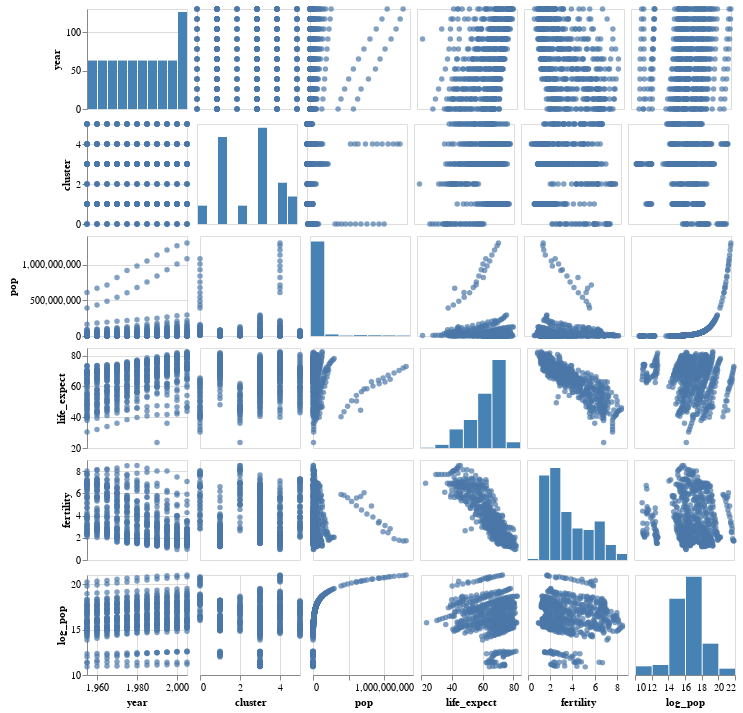

The notebook cell saved with this chart:
### Code cell
alx.pairplot(df)

### Figure 1 — Vega-Lite specification as saved in the notebook (floating-point values rounded to 4 significant figures; data arrays with more than 128 entries replaced by an {"elided": "..."} marker saying what was removed)
{"config": {"view": {"continuousWidth": 400, "continuousHeight": 300}}, "vconcat": [{"hconcat": [{"mark": {"type": "bar", "color": "steelblue"}, "encoding": {"x": {"axis": null, "bin": {"maxbins": 10}, "field": "year", "scale": {}, "type": "quantitative"}, "y": {"aggregate": "count", "axis": {"titleLimit": 100}, "title": "year", "type": "quantitative"}}, "height": 100, "width": 100}, {"mark": "circle", "encoding": {"x": {"axis": null, "field": "cluster", "scale": {"zero": false}, "type": "quantitative"}, "y": {"axis": null, "field": "year", "scale": {"zero": false}, "type": "quantitative"}}, "height": 100, "width": 100}, {"mark": "circle", "encoding": {"x": {"axis": null, "field": "pop", "scale": {"zero": false}, "type": "quantitative"}, "y": {"axis": null, "field": "year", "scale": {"zero": false}, "type": "quantitative"}}, "height": 100, "width": 100}, {"mark": "circle", "encoding": {"x": {"axis": null, "field": "life_expect", "scale": {"zero": false}, "type": "quantitative"}, "y": {"axis": null, "field": "year", "scale": {"zero": false}, "type": "quantitative"}}, "height": 100, "width": 100}, {"mark": "circle", "encoding": {"x": {"axis": null, "field": "fertility", "scale": {"zero": false}, "type": "quantitative"}, "y": {"axis": null, "field": "year", "scale": {"zero": false}, "type": "quantitative"}}, "height": 100, "width": 100}, {"mark": "circle", "encoding": {"x": {"axis": null, "field": "log_pop", "scale": {"zero": false}, "type": "quantitative"}, "y": {"axis": null, "field": "year", "scale": {"zero": false}, "type": "quantitative"}}, "height": 100, "width": 100}], "spacing": 5}, {"hconcat": [{"mark": "circle", "encoding": {"x": {"axis": null, "field": "year", "scale": {"zero": false}, "type": "quantitative"}, "y": {"axis": {"titleLimit": 100}, "field": "cluster", "scale": {"zero": false}, "type": "quantitative"}}, "height": 100, "width": 100}, {"mark": {"type": "bar", "color": "steelblue"}, "encoding": {"x": {"axis": null, "bin": {"maxbins": 10}, "field": "cluster", "scale": {}, "type": "quantitative"}, "y": {"aggregate": "count", "axis": null, "type": "quantitative"}}, "height": 100, "width": 100}, {"mark": "circle", "encoding": {"x": {"axis": null, "field": "pop", "scale": {"zero": false}, "type": "quantitative"}, "y": {"axis": null, "field": "cluster", "scale": {"zero": false}, "type": "quantitative"}}, "height": 100, "width": 100}, {"mark": "circle", "encoding": {"x": {"axis": null, "field": "life_expect", "scale": {"zero": false}, "type": "quantitative"}, "y": {"axis": null, "field": "cluster", "scale": {"zero": false}, "type": "quantitative"}}, "height": 100, "width": 100}, {"mark": "circle", "encoding": {"x": {"axis": null, "field": "fertility", "scale": {"zero": false}, "type": "quantitative"}, "y": {"axis": null, "field": "cluster", "scale": {"zero": false}, "type": "quantitative"}}, "height": 100, "width": 100}, {"mark": "circle", "encoding": {"x": {"axis": null, "field": "log_pop", "scale": {"zero": false}, "type": "quantitative"}, "y": {"axis": null, "field": "cluster", "scale": {"zero": false}, "type": "quantitative"}}, "height": 100, "width": 100}], "spacing": 5}, {"hconcat": [{"mark": "circle", "encoding": {"x": {"axis": null, "field": "year", "scale": {"zero": false}, "type": "quantitative"}, "y": {"axis": {"titleLimit": 100}, "field": "pop", "scale": {"zero": false}, "type": "quantitative"}}, "height": 100, "width": 100}, {"mark": "circle", "encoding": {"x": {"axis": null, "field": "cluster", "scale": {"zero": false}, "type": "quantitative"}, "y": {"axis": null, "field": "pop", "scale": {"zero": false}, "type": "quantitative"}}, "height": 100, "width": 100}, {"mark": {"type": "bar", "color": "steelblue"}, "encoding": {"x": {"axis": null, "bin": {"maxbins": 10}, "field": "pop", "scale": {}, "type": "quantitative"}, "y": {"aggregate": "count", "axis": null, "type": "quantitative"}}, "height": 100, "width": 100}, {"mark": "circle", "encoding": {"x": {"axis": null, "field": "life_expect", "scale": {"zero": false}, "type": "quantitative"}, "y": {"axis": null, "field": "pop", "scale": {"zero": false}, "type": "quantitative"}}, "height": 100, "width": 100}, {"mark": "circle", "encoding": {"x": {"axis": null, "field": "fertility", "scale": {"zero": false}, "type": "quantitative"}, "y": {"axis": null, "field": "pop", "scale": {"zero": false}, "type": "quantitative"}}, "height": 100, "width": 100}, {"mark": "circle", "encoding": {"x": {"axis": null, "field": "log_pop", "scale": {"zero": false}, "type": "quantitative"}, "y": {"axis": null, "field": "pop", "scale": {"zero": false}, "type": "quantitative"}}, "height": 100, "width": 100}], "spacing": 5}, {"hconcat": [{"mark": "circle", "encoding": {"x": {"axis": null, "field": "year", "scale": {"zero": false}, "type": "quantitative"}, "y": {"axis": {"titleLimit": 100}, "field": "life_expect", "scale": {"zero": false}, "type": "quantitative"}}, "height": 100, "width": 100}, {"mark": "circle", "encoding": {"x": {"axis": null, "field": "cluster", "scale": {"zero": false}, "type": "quantitative"}, "y": {"axis": null, "field": "life_expect", "scale": {"zero": false}, "type": "quantitative"}}, "height": 100, "width": 100}, {"mark": "circle", "encoding": {"x": {"axis": null, "field": "pop", "scale": {"zero": false}, "type": "quantitative"}, "y": {"axis": null, "field": "life_expect", "scale": {"zero": false}, "type": "quantitative"}}, "height": 100, "width": 100}, {"mark": {"type": "bar", "color": "steelblue"}, "encoding": {"x": {"axis": null, "bin": {"maxbins": 10}, "field": "life_expect", "scale": {}, "type": "quantitative"}, "y": {"aggregate": "count", "axis": null, "type": "quantitative"}}, "height": 100, "width": 100}, {"mark": "circle", "encoding": {"x": {"axis": null, "field": "fertility", "scale": {"zero": false}, "type": "quantitative"}, "y": {"axis": null, "field": "life_expect", "scale": {"zero": false}, "type": "quantitative"}}, "height": 100, "width": 100}, {"mark": "circle", "encoding": {"x": {"axis": null, "field": "log_pop", "scale": {"zero": false}, "type": "quantitative"}, "y": {"axis": null, "field": "life_expect", "scale": {"zero": false}, "type": "quantitative"}}, "height": 100, "width": 100}], "spacing": 5}, {"hconcat": [{"mark": "circle", "encoding": {"x": {"axis": null, "field": "year", "scale": {"zero": false}, "type": "quantitative"}, "y": {"axis": {"titleLimit": 100}, "field": "fertility", "scale": {"zero": false}, "type": "quantitative"}}, "height": 100, "width": 100}, {"mark": "circle", "encoding": {"x": {"axis": null, "field": "cluster", "scale": {"zero": false}, "type": "quantitative"}, "y": {"axis": null, "field": "fertility", "scale": {"zero": false}, "type": "quantitative"}}, "height": 100, "width": 100}, {"mark": "circle", "encoding": {"x": {"axis": null, "field": "pop", "scale": {"zero": false}, "type": "quantitative"}, "y": {"axis": null, "field": "fertility", "scale": {"zero": false}, "type": "quantitative"}}, "height": 100, "width": 100}, {"mark": "circle", "encoding": {"x": {"axis": null, "field": "life_expect", "scale": {"zero": false}, "type": "quantitative"}, "y": {"axis": null, "field": "fertility", "scale": {"zero": false}, "type": "quantitative"}}, "height": 100, "width": 100}, {"mark": {"type": "bar", "color": "steelblue"}, "encoding": {"x": {"axis": null, "bin": {"maxbins": 10}, "field": "fertility", "scale": {}, "type": "quantitative"}, "y": {"aggregate": "count", "axis": null, "type": "quantitative"}}, "height": 100, "width": 100}, {"mark": "circle", "encoding": {"x": {"axis": null, "field": "log_pop", "scale": {"zero": false}, "type": "quantitative"}, "y": {"axis": null, "field": "fertility", "scale": {"zero": false}, "type": "quantitative"}}, "height": 100, "width": 100}], "spacing": 5}, {"hconcat": [{"mark": "circle", "encoding": {"x": {"axis": {"titleLimit": 100}, "field": "year", "scale": {"zero": false}, "type": "quantitative"}, "y": {"axis": {"titleLimit": 100}, "field": "log_pop", "scale": {"zero": false}, "type": "quantitative"}}, "height": 100, "width": 100}, {"mark": "circle", "encoding": {"x": {"axis": {"titleLimit": 100}, "field": "cluster", "scale": {"zero": false}, "type": "quantitative"}, "y": {"axis": null, "field": "log_pop", "scale": {"zero": false}, "type": "quantitative"}}, "height": 100, "width": 100}, {"mark": "circle", "encoding": {"x": {"axis": {"titleLimit": 100}, "field": "pop", "scale": {"zero": false}, "type": "quantitative"}, "y": {"axis": null, "field": "log_pop", "scale": {"zero": false}, "type": "quantitative"}}, "height": 100, "width": 100}, {"mark": "circle", "encoding": {"x": {"axis": {"titleLimit": 100}, "field": "life_expect", "scale": {"zero": false}, "type": "quantitative"}, "y": {"axis": null, "field": "log_pop", "scale": {"zero": false}, "type": "quantitative"}}, "height": 100, "width": 100}, {"mark": "circle", "encoding": {"x": {"axis": {"titleLimit": 100}, "field": "fertility", "scale": {"zero": false}, "type": "quantitative"}, "y": {"axis": null, "field": "log_pop", "scale": {"zero": false}, "type": "quantitative"}}, "height": 100, "width": 100}, {"mark": {"type": "bar", "color": "steelblue"}, "encoding": {"x": {"axis": {"titleLimit": 100}, "bin": {"maxbins": 10}, "field": "log_pop", "scale": {}, "title": "log_pop", "type": "quantitative"}, "y": {"aggregate": "count", "axis": null, "type": "quantitative"}}, "height": 100, "width": 100}], "spacing": 5}], "data": {"name": "data-5f3d0ec37b6839b50ee8c635f4d22fde"}, "spacing": 5, "$schema": "https://vega.github.io/schema/vega-lite/v5.2.0.json", "datasets": {"data-5f3d0ec37b6839b50ee8c635f4d22fde": {"elided": "693 records"}}}
